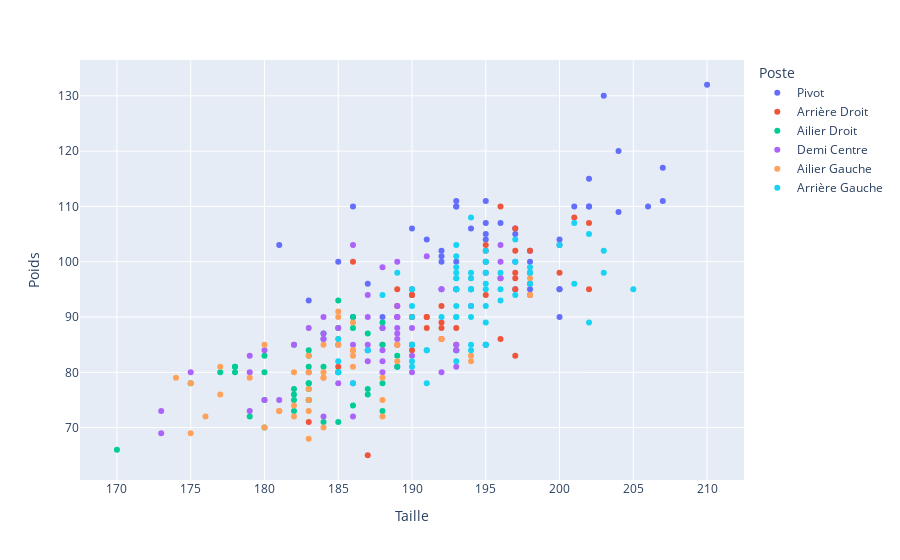

Notebook code cell kept with this figure:
### Markdown cell above
A l'issu d'un travail de nettoyage et de présentation des données recueillies, une analyse descriptive s'est imposée pour comprendre la structure des données et s'assurer de l'intérêt de notre intuition initiale. 
Il apparaît en effet que les morphologies des joueurs sont plus proches les unes des autres que ce que nous estimions. Notre pratique du handball amateur permet à des physiques plus petits et plus légers d'avoir une place dans les équipes amateurs. Cependant, le niveau professionnel permet une sélection plus forte sur les physiques et ne donne une place dans les équipes qu'à des joueurs particulièrement athlétiques.
La disparité que nous présumions entre les postes n'est donc pas aussi marquée. Néanmoins une première projection du nuage des joueurs selon le poids et la taille permet d'identifier certains groupes.

### Code cell
## Statistiques descriptives des données morphologiques

from Stat_desc import *

# Boite à moustache du poids selon le poste
Boxplot_poids(DF_joueur_rapport_nettoye)
afficher_violinplot(DF_joueur_rapport_nettoye,y='Poids')

# Boite à moustache de la taille selon le poste
Boxplot_taille(DF_joueur_rapport_nettoye)
afficher_violinplot(DF_joueur_rapport_nettoye,y='Taille')


# Représentation des joueurs sur le plan Taille, Poids
Visualisation_Taille_Poids(DF_joueur_rapport_nettoye)
# Avec Regression
afficher_regression_par_poste(DF_joueur_rapport_nettoye)


scatter_plot(DF_joueur_rapport_nettoye,"Taille","Poids", ["Nom", "Âge", "IMC"])

### Figure 1 — Plotly figure (JSON) as saved in the notebook; plotly's stock layout.template omitted (floating-point values rounded to 4 significant figures; data arrays with more than 128 entries replaced by an {"elided": "..."} marker saying what was removed)
{"data": [{"customdata": {"elided": "58x3 mixed values"}, "hovertemplate": "Poste=Pivot<br>Taille=%{x}<br>Poids=%{y}<br>Nom=%{customdata[0]}<br>Âge=%{customdata[1]}<br>IMC=%{customdata[2]}<extra></extra>", "legendgroup": "Pivot", "marker": {"color": "#636efa", "symbol": "circle"}, "mode": "markers", "name": "Pivot", "orientation": "v", "showlegend": true, "type": "scatter", "x": [207, 194, 198, 186, 191, 201, 192, 193, 194, 206, 200, 185, 193, 193, 204, 195, 204, 195, 200, 181, 202, 195, 207, 190, 187, 192, 197, 193, 197, 193, 195, 202, 198, 184, 193, 183, 210, 198, 186, 202, 203, 200, 192, 197, 200, 187, 195, 198, 188, 196, 189, 192, 195, 197, 200, 198, 188, 190], "xaxis": "x", "y": [117, 106, 95, 90, 104, 110, 100, 95, 95, 110, 95, 100, 95, 110, 120, 111, 109, 105, 103, 103, 115, 107, 111, 106, 84, 102, 105, 110, 106, 100, 104, 110, 102, 86, 111, 93, 132, 100, 110, 110, 130, 104, 101, 100, 90, 96, 85, 98, 90, 107, 81, 95, 98, 95, 95, 96, 88, 95], "yaxis": "y"}, {"customdata": {"elided": "43x3 mixed values"}, "hovertemplate": "Poste=Arrière Droit<br>Taille=%{x}<br>Poids=%{y}<br>Nom=%{customdata[0]}<br>Âge=%{customdata[1]}<br>IMC=%{customdata[2]}<extra></extra>", "legendgroup": "Arrière Droit", "marker": {"color": "#EF553B", "symbol": "circle"}, "mode": "markers", "name": "Arrière Droit", "orientation": "v", "showlegend": true, "type": "scatter", "x": [189, 197, 197, 188, 190, 191, 202, 190, 190, 195, 195, 192, 190, 197, 196, 189, 190, 197, 196, 190, 195, 191, 192, 202, 201, 198, 189, 196, 197, 192, 189, 195, 193, 193, 200, 198, 185, 187, 191, 183, 186, 197, 192], "xaxis": "x", "y": [95, 98, 97, 85, 90, 88, 95, 90, 94, 102, 94, 88, 84, 102, 97, 90, 85, 95, 110, 94, 103, 90, 92, 107, 108, 102, 85, 86, 106, 86, 92, 100, 85, 88, 98, 94, 81, 65, 90, 71, 100, 83, 89], "yaxis": "y"}, {"customdata": {"elided": "46x3 mixed values"}, "hovertemplate": "Poste=Ailier Droit<br>Taille=%{x}<br>Poids=%{y}<br>Nom=%{customdata[0]}<br>Âge=%{customdata[1]}<br>IMC=%{customdata[2]}<extra></extra>", "legendgroup": "Ailier Droit", "marker": {"color": "#00cc96", "symbol": "circle"}, "mode": "markers", "name": "Ailier Droit", "orientation": "v", "showlegend": true, "type": "scatter", "x": [182, 187, 178, 188, 185, 178, 180, 180, 177, 183, 193, 186, 178, 185, 189, 182, 187, 183, 184, 180, 182, 179, 183, 182, 184, 193, 183, 185, 188, 186, 170, 189, 182, 187, 183, 186, 183, 184, 175, 188, 180, 183, 185, 188, 185, 183], "xaxis": "x", "y": [73, 76, 81, 85, 88, 80, 80, 83, 80, 78, 84, 88, 81, 93, 81, 77, 87, 81, 71, 75, 85, 72, 83, 76, 81, 84, 75, 80, 89, 90, 66, 83, 75, 77, 78, 74, 84, 87, 78, 73, 70, 75, 80, 78, 71, 77], "yaxis": "y"}, {"customdata": {"elided": "53x3 mixed values"}, "hovertemplate": "Poste=Demi Centre<br>Taille=%{x}<br>Poids=%{y}<br>Nom=%{customdata[0]}<br>Âge=%{customdata[1]}<br>IMC=%{customdata[2]}<extra></extra>", "legendgroup": "Demi Centre", "marker": {"color": "#ab63fa", "symbol": "circle"}, "mode": "markers", "name": "Demi Centre", "orientation": "v", "showlegend": true, "type": "scatter", "x": [187, 188, 187, 182, 185, 173, 189, 187, 189, 185, 186, 191, 189, 188, 189, 189, 192, 189, 179, 196, 196, 184, 179, 188, 184, 189, 193, 183, 175, 186, 186, 194, 193, 180, 196, 183, 185, 190, 184, 184, 192, 190, 188, 188, 190, 187, 180, 179, 181, 186, 173, 190, 193], "xaxis": "x", "y": [94, 88, 85, 85, 88, 73, 92, 82, 90, 85, 72, 101, 88, 82, 100, 87, 80, 86, 83, 103, 97, 90, 80, 99, 72, 90, 85, 88, 80, 78, 103, 92, 81, 84, 100, 80, 78, 80, 87, 86, 95, 83, 80, 84, 88, 90, 75, 73, 75, 85, 69, 85, 84], "yaxis": "y"}, {"customdata": {"elided": "46x3 mixed values"}, "hovertemplate": "Poste=Ailier Gauche<br>Taille=%{x}<br>Poids=%{y}<br>Nom=%{customdata[0]}<br>Âge=%{customdata[1]}<br>IMC=%{customdata[2]}<extra></extra>", "legendgroup": "Ailier Gauche", "marker": {"color": "#FFA15A", "symbol": "circle"}, "mode": "markers", "name": "Ailier Gauche", "orientation": "v", "showlegend": true, "type": "scatter", "x": [177, 186, 182, 184, 198, 180, 194, 194, 186, 175, 189, 185, 185, 192, 185, 183, 188, 180, 185, 176, 183, 179, 182, 198, 183, 177, 188, 186, 183, 194, 186, 181, 186, 184, 183, 183, 186, 189, 184, 181, 175, 182, 188, 174, 184, 184], "xaxis": "x", "y": [76, 83, 74, 79, 94, 85, 82, 83, 81, 78, 85, 91, 90, 86, 86, 83, 79, 70, 85, 72, 75, 79, 80, 97, 80, 81, 72, 89, 77, 97, 84, 73, 84, 80, 73, 68, 84, 82, 79, 73, 69, 72, 75, 79, 85, 70], "yaxis": "y"}, {"customdata": {"elided": "66x3 mixed values"}, "hovertemplate": "Poste=Arrière Gauche<br>Taille=%{x}<br>Poids=%{y}<br>Nom=%{customdata[0]}<br>Âge=%{customdata[1]}<br>IMC=%{customdata[2]}<extra></extra>", "legendgroup": "Arrière Gauche", "marker": {"color": "#19d3f3", "symbol": "circle"}, "mode": "markers", "name": "Arrière Gauche", "orientation": "v", "showlegend": true, "type": "scatter", "x": [193, 190, 194, 191, 193, 195, 194, 193, 194, 188, 193, 185, 192, 205, 190, 194, 189, 195, 195, 194, 190, 194, 195, 190, 203, 195, 193, 200, 195, 187, 201, 197, 195, 193, 197, 190, 193, 196, 191, 196, 198, 195, 185, 194, 190, 196, 195, 193, 202, 198, 185, 193, 197, 193, 203, 195, 201, 194, 202, 191, 193, 190, 198, 193, 194, 186], "xaxis": "x", "y": [101, 85, 98, 84, 90, 102, 95, 99, 108, 94, 92, 86, 90, 95, 82, 97, 98, 100, 85, 85, 90, 95, 92, 85, 102, 100, 103, 103, 85, 84, 107, 104, 95, 95, 94, 92, 95, 98, 78, 95, 96, 96, 82, 84, 95, 93, 98, 98, 105, 99, 80, 97, 100, 82, 98, 89, 96, 92, 89, 84, 97, 81, 98, 90, 90, 78], "yaxis": "y"}], "layout": {"legend": {"title": {"text": "Poste"}, "tracegroupgap": 0}, "margin": {"t": 60}, "xaxis": {"anchor": "y", "domain": [0, 1], "title": {"text": "Taille"}}, "yaxis": {"anchor": "x", "domain": [0, 1], "title": {"text": "Poids"}}}}
